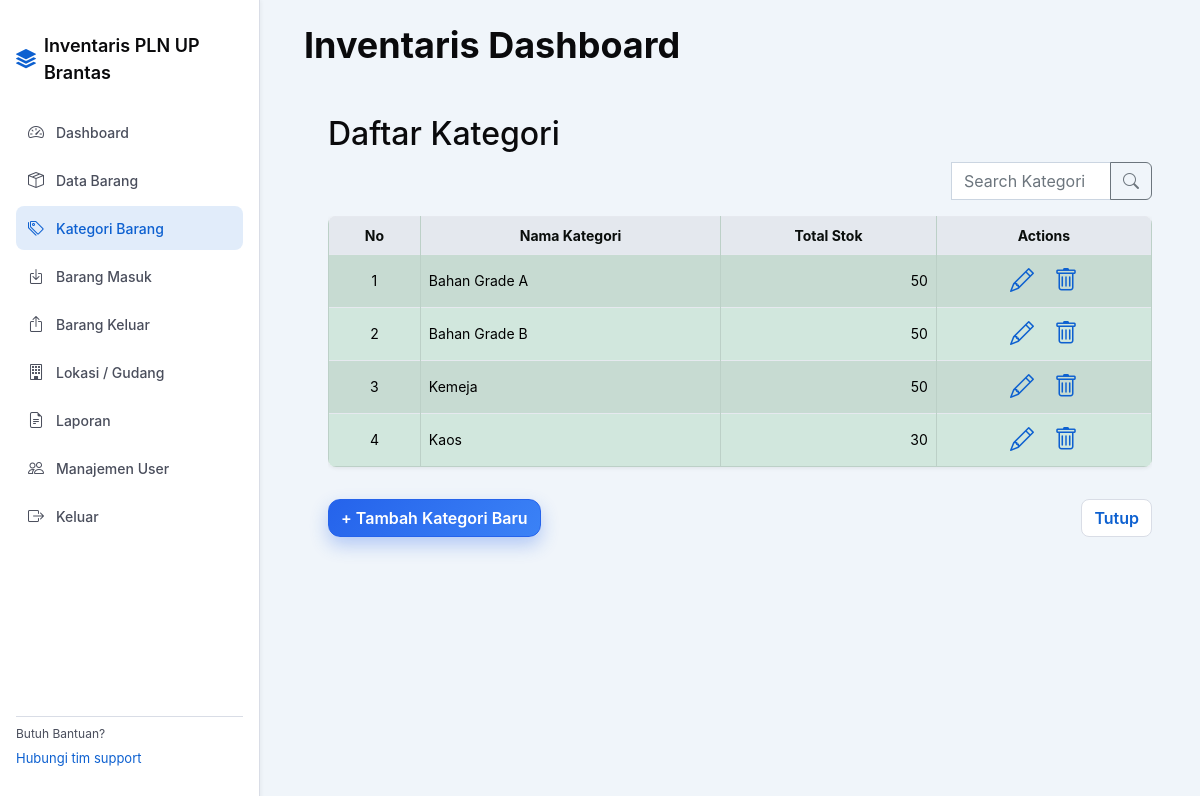
Page /index.php?page=kategori_barang (signed in) on the committed database.
### tables this page shows
CREATE TABLE `kategori` (
  `id_kategori` int NOT NULL,
  `nama_kategori` varchar(100) NOT NULL
);

### koneksi/koneksi.php (called while the page is built, shortened)
<?php
function normalize_user_role($role) {
    $role = strtolower(trim((string) ($role ?? '')));
    $map = [
        'admin' => 'admin',
        'petugas' => 'petugas',
        'leader' => 'petugas',
        'user' => 'petugas',
        'operator' => 'petugas',
        'viewer' => 'viewer',
    ];
    return $map[$role] ?? 'viewer';
}
function get_current_user_role() {
    return $_SESSION['role'];
}
function current_user_has_role($roles) {
    $currentRole = get_current_user_role();
    $roles = is_array($roles) ? $roles : [$roles];
    $roles = array_map('normalize_user_role', $roles);
    return in_array($currentRole, $roles, true);
}
function inventory_user_can_manage() {
    return current_user_has_role(['admin', 'petugas']);
}
?>

### views/Kategori_barang.php (the view, shortened to what this page needs)
<?php $canManageInventory = inventory_user_can_manage(); ?>
<h2>Daftar Kategori</h2>
<form action="index.php" method="get" class="input-group float-end mb-3" style="width: 200px;">
    <input type="text" class="form-control" name="search" placeholder="Search Kategori" value="<?= isset($_GET['search']) ? $_GET['search'] : '' ?>">
    <button class="btn btn-outline-secondary" type="submit"><i class="bi bi-search"></i></button>
</form>
<div class="clearfix"></div>
<div class="table-container overflowy">
    <table class="table table-bordered table-success table-striped table-hover">
        <thead class="text-center">
            <tr>
                <th>No</th>
                <th>Nama Kategori</th>
                <th>Total Stok</th>
                <th>Actions</th>
            </tr>
        </thead>
        <tbody>
        <?php
            $query = "SELECT kategori.id_kategori, kategori.nama_kategori, COALESCE(SUM(produk.jumlah_stok), 0) AS total_stok
                      FROM kategori
                      LEFT JOIN produk ON kategori.id_kategori = produk.id_kategori";
            $query .= " GROUP BY kategori.id_kategori, kategori.nama_kategori";
            $result = $koneksi->query($query);
            $nomor = 1;
        ?>
        <?php if ($result->num_rows > 0): ?>
            <?php while ($row = $result->fetch_assoc()): ?>
                <tr>
                    <td class="text-center"><?= $nomor++ ?></td>
                    <td><?= $row['nama_kategori'] ?></td>
                    <td class="text-end"><?= $row['total_stok'] ?></td>
                    <td class="text-center">
                        <?php if ($canManageInventory): ?>
                        <a href="index.php?page=edit_kategori&id_kategori=<?= $row['id_kategori'] ?>"><i class="bi-pencil fs-4 me-3"></i></a>
                        <a href="javascript:void(0);" onclick="confirmDelete(<?= $row['id_kategori'] ?>)"><i class="bi-trash fs-4"></i></a>
                        <?php else: ?>
                        <span class="text-muted">Read only</span>
                        <?php endif; ?>
                    </td>
                </tr>
            <?php endwhile;?>
        <?php else: ?>
            <tr>
                <td colspan="8" class="text-center">Tidak ada data produk yang ditemukan.</td>
            </tr>
        <?php endif; ?>
        </tbody>
    </table>
</div>
<?php if ($canManageInventory): ?>
<a href="index.php?page=tambah_kategori"><button class="btn btn-primary float-start mt-3">+ Tambah Kategori Baru</button></a>
<?php endif; ?>
<a href="index.php?page=dashboard"><button class="btn btn-secondary float-end mt-3">Tutup</button></a>
<div class="clearfix"></div>

### assets/css/style.css (style rules this page uses)
* { margin: 0; padding: 0; box-sizing: border-box; }
:root { --color-primary: #0d60d0; --color-surface: #ffffff; --color-background: #f0f5fa; --color-text-primary: #0a0a0c; --color-text-primary-dark: #0a0e0c; --color-text-secondary: #4a4e5c; --color-border: #d9dde6; --color-focus-ring: rgba(13, 96, 208, 0.25); --color-muted: #e4e8ee; --color-success: #22c55e; --color-info: #3b82f6; --color-warning: #f59e0b; --color-error: #ef4444; --space-xs: 4px; --space-sm: 8px; --space-md: 16px; --space-lg: 24px; --space-xl: 32px; --space-xxl: 48px; --radius-none: 0px; --radius-small: 4px; --radius-medium: 8px; --radius-large: 16px; --radius-full: 9999px; --shadow-0: none; --shadow-1: 0 1px 4px rgba(10, 10, 12, 0.08); --shadow-2: 0 4px 12px rgba(10, 10, 12, 0.12); --shadow-3: 0 8px 24px rgba(10, 10, 12, 0.14); }
body { font-family: "Inter", "Segoe UI", "system-ui", Arial, sans-serif; background-color: var(--color-background); color: var(--color-text-primary); line-height: 1.5; font-size: 14px; }
.overflowy { overflow-x: scroll; }
.btn-primary { background: linear-gradient(130deg, #2563eb, #3b82f6); border: 1px solid #2563eb; box-shadow: 0 8px 18px rgba(37, 99, 235, 0.3); border-radius: 12px; color: #fff; font-weight: 600; transition: transform 0.15s ease, box-shadow 0.15s ease; }
.btn-secondary { background: var(--color-surface); color: var(--color-primary); border: 1px solid var(--color-border); border-radius: var(--radius-medium); font-weight: 600; transition: background 0.15s ease; }
.table { background: var(--color-surface); border-radius: var(--radius-medium); overflow: hidden; box-shadow: var(--shadow-1); }
.table thead th { background-color: var(--color-muted); color: var(--color-text-primary-dark); font-weight: 700; }
.table td, .table th { vertical-align: middle; border-top: 1px solid #e2e8f0; }
.form-control { border-radius: 12px; border: 1px solid #cbd5e1; transition: border-color 0.2s ease, box-shadow 0.2s ease; }
a { text-decoration: none; color: var(--color-primary); }
table.table { width: 100%; border-collapse: collapse; }
.table td, .table th { vertical-align: middle; border-top: 1px solid #e6e9ef; }
.app-shell { min-height: 100vh; display: flex; background: var(--color-background); }

### rows in the picture
kategori: nama_kategori "Bahan Grade A", total_stok "50"
kategori: nama_kategori "Bahan Grade B", total_stok "50"
kategori: nama_kategori "Kemeja", total_stok "50"
kategori: nama_kategori "Kaos", total_stok "30"

### other values in the picture
$item['label'] "Dashboard"
$item['label'] "Data Barang"
$item['label'] "Kategori Barang"
$item['label'] "Barang Masuk"
$item['label'] "Barang Keluar"
$item['label'] "Lokasi / Gudang"
$item['label'] "Laporan"
$item['label'] "Manajemen User"
$item['label'] "Keluar"
